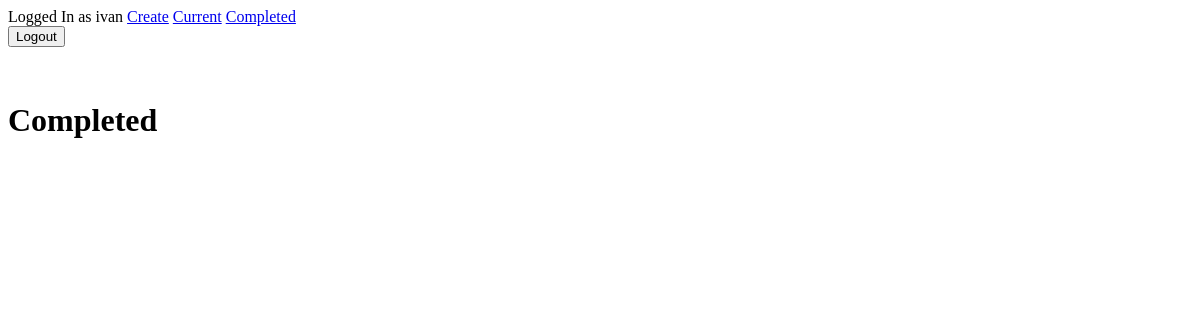
/completed/ (signed in), run on an earlier commit of the app's database.
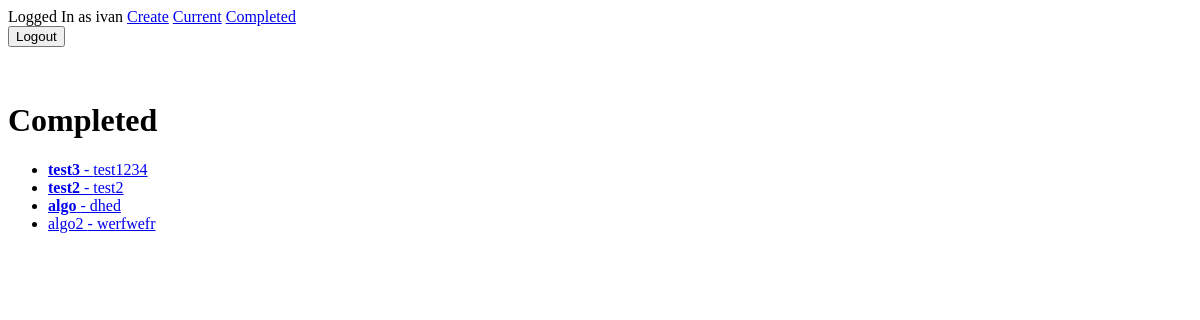
And on a later commit of the database.
### todo/models.py (models this page shows, shortened)
class Todo(models.Model):
    title = models.CharField(max_length = 100)
    memo = models.TextField(blank = True)
    created = models.DateTimeField(auto_now_add = True)
    datecompleted = models.DateTimeField(null = True, blank = True)
    important = models.BooleanField(default = False)
    user = models.ForeignKey(User, on_delete=models.CASCADE)

### todo/views.py (the view)
# urls.py: path('completed/', views.completedtodos, name= 'completedtodos'),
@login_required
def completedtodos(request):
    todos = Todo.objects.filter(user = request.user, datecompleted__isnull = False)
    return render(request,'todo/completedtodos.html', {'todos':todos})

### todo/templates/todo/completedtodos.html
{% extends 'todo/base.html' %}
{% block content %}
<h1>Completed</h1>
<ul>
    {% for todo in todos %}
<li>
    <a href="{% url 'viewstodo' todo.id %}">
    {% if todo.important %}<b>{% endif %}{{ todo.title }}{% if todo.important %}</b>{% endif %}
    {% if todo.memo %} - {{ todo.memo }} {% endif %}
    </a>
</li>
    {% endfor %}
</ul>
{% endblock %}

### todo/templates/todo/base.html (shortened to what this page needs)
{% if user.is_authenticated %}
Logged In as {{ user.username }}
<a href="{% url 'createtodo' %}">Create</a>
<a href="{% url 'currenttodos' %}">Current</a>
<a href="{% url 'completedtodos' %}">Completed</a>
<form action="{% url 'logoutuser' %}" method="POST">
    <button type="submit">Logout</button>
</form>
{% else %}
<a href="{% url 'signupuser' %}">SignUp</a>
<a href="{% url 'loginuser' %}">Login</a>
{% endif %}
{% block content %}{% endblock %}

What changed in the data, as far as the page shows it:
added Todo: title "test3", memo "test1234"
added Todo: title "test2", memo "test2"
added Todo: title "algo", memo "dhed"
added Todo: title "algo2", memo "werfwefr"
